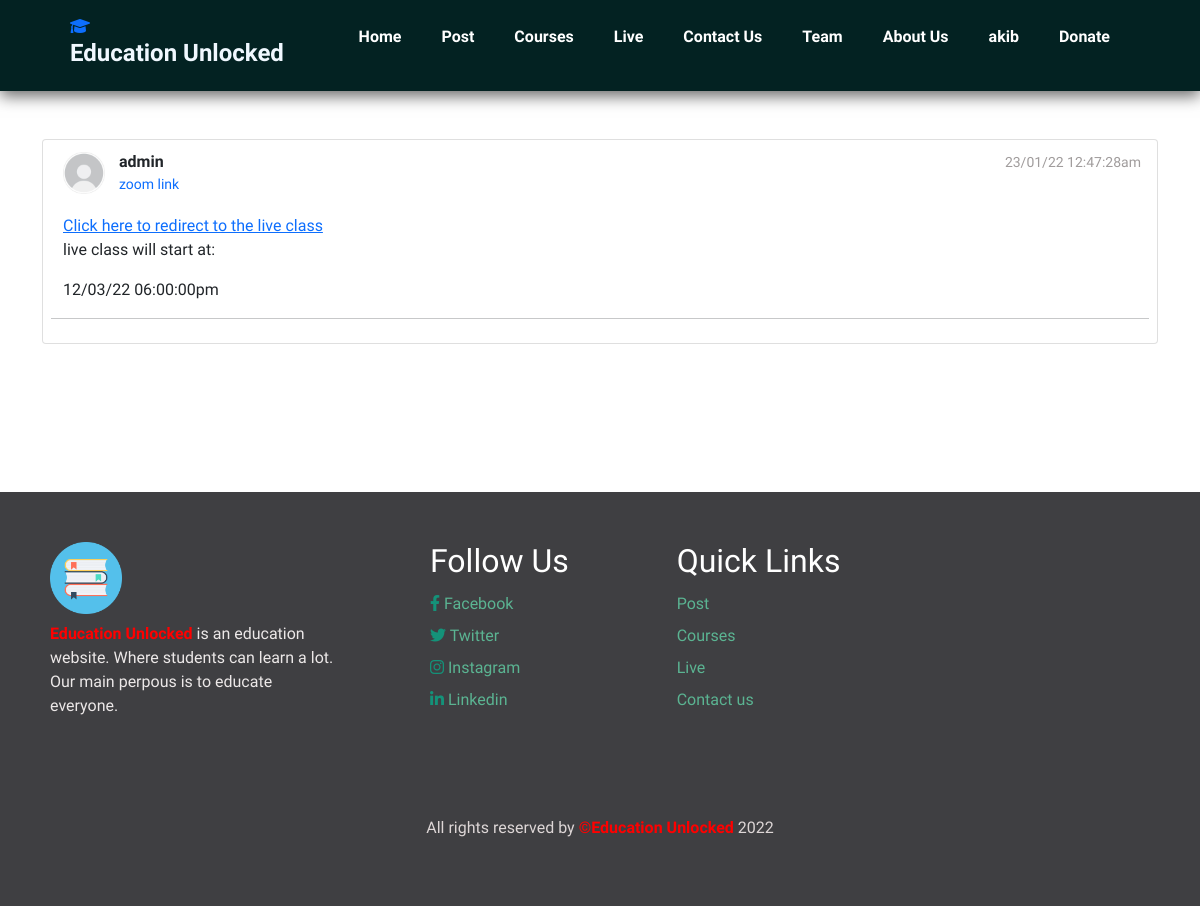
Screenshot of /live.php (signed in) with the database file from the repository.
### tables this page shows
CREATE TABLE `live` (
  `id` int(11) NOT NULL,
  `link` varchar(255) NOT NULL,
  `created_at` varchar(255) NOT NULL,
  `start_time` varchar(255) NOT NULL,
  `user_id` int(11) NOT NULL,
  `topic` varchar(255) NOT NULL
);

CREATE TABLE `user` (
  `userid` int(11) NOT NULL,
  `username` varchar(255) NOT NULL,
  `email` varchar(255) NOT NULL,
  `password` text NOT NULL,
  `type` varchar(100) NOT NULL DEFAULT 'normal',
  `created_at` varchar(100) NOT NULL,
  `age` int(11) NOT NULL,
  `school` varchar(255) NOT NULL,
  `gender` varchar(6) NOT NULL
);

### live.php (the view, shortened to what this page needs)
<?php
include 'nav.php';
if ($_SESSION['user_type'] == 'special') {
    $sql = "SELECT * FROM live join user on live.user_id=user.userid ORDER BY ID DESC LIMIT 1";
    $result = mysqli_query($conn, $sql);
    $row = mysqli_fetch_array($result);
}
?>
<!DOCTYPE html>
<html>
<head>
    <link href="https://cdn.jsdelivr.net/npm/bootstrap@5.1.0/dist/css/bootstrap.min.css" rel="stylesheet">
    <link rel="stylesheet" href="css/all.min.css">
    <link rel="stylesheet" type="text/css" href="css/index.css">
</head>
<body>
    <?php
    if ($_SESSION['user_type'] == 'special') {
    ?>
        <div class="container mt-5 mb-5">
            <div class="row d-flex align-items-center justify-content-center">
                <div class="col-md-12">
                    <div class="card">
                        <div class="d-flex justify-content-between p-2 px-3">
                            <div class="d-flex flex-row align-items-center"> <img src="images/propic.jpg" width="50" class="rounded-circle">
                                <div class="d-flex flex-column ml-2" style="margin-left: 10px;"> <span class="font-weight-bold"><b><?php echo $row['username'] ?></b></span> <small class="text-primary">zoom link</small> </div>
                            </div>
                            <div class="d-flex flex-row mt-1 ellipsis"> <small class="mr-2"><?php echo $row['created_at'] ?></small> </div>
                        </div>
                        <div class="p-2">
                            <a class="text-justify" style="margin-left: 12px;white-space: pre-line;" href="<?php echo $row['link'] ?>">Click here to redirect to the live class</a>
                            <p style="margin-left: 12px;">live class will start at: </p>
                            <p style="margin-left: 12px;"><?php echo $row['start_time'] ?></p>
                            <hr>
                        </div>
                    </div>
                </div>
            </div>
        </div>
    <?php
    }
    ?>
</body>
</html>
<?php
include "footer.php";
?>

### css/nav.css (style rules this page uses)
* { margin: 0; padding: 0; box-sizing: border-box; font-family: 'Spartan', sans-serif; }

### css/index.css (style rules this page uses)
body { background-color: #eee; font-family: "Poppins", sans-serif; font-weight: 300 }
.card { border: none }
.ellipsis { color: #a09c9c }
hr { color: #a09c9c; margin-top: 4px; margin-bottom: 8px }

### css/footerstyle.css (style rules this page uses)
*, *:before, *:after { box-sizing: border-box; }
body { font-family: poppins; margin: 0; display: grid; font-size: 14px; }

### rows the page displays
live: user.username "admin", user.created_at "23/01/22 12:47:28am", start_time "12/03/22 06:00:00pm"

### other values shown
$_SESSION['user_name'] "akib"
